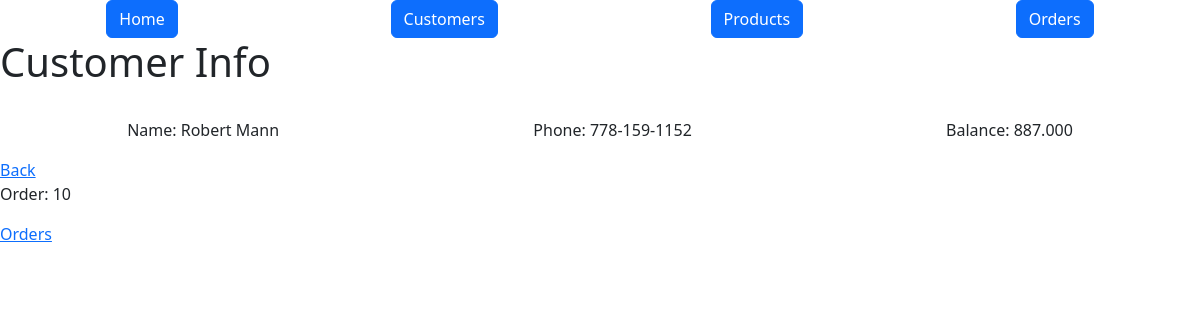
/customers/2, run on the app's committed database.
### models.py (models this page shows, shortened)
class Customer(db.Model):
    id = mapped_column(Integer, primary_key=True)
    name = mapped_column(String(200), nullable=False, unique=True)
    phone = mapped_column(String(20), nullable=False)
    balance = mapped_column(DECIMAL(10, 3), nullable=False, default=0)
    orders = relationship("Order", cascade="all, delete-orphan")

class Order(db.Model):
    id = mapped_column(Integer, primary_key=True)
    customer_id = mapped_column(Integer, ForeignKey(Customer.id), nullable=False)
    total = mapped_column(DECIMAL(10, 3), default=0)
    customer = relationship("Customer", back_populates="orders")
    items = relationship("ProductOrder", cascade="all, delete-orphan")
    created_at = mapped_column(DateTime, default=func.now())
    processed = mapped_column(DateTime, default=None, nullable=True)
    def total(self):
        total = 0
        for item in self.items:
            total += item.product.price * item.quantity
        math.floor(total)
        return total

### routes/html_bp.py (the view)
@htmls_bp.route("/customers/<int:id>", methods=["GET"])
def customer_info(id):
    customer = db.get_or_404(Customer, id)
    return render_template("customer.html", customer=customer)

### templates/customer.html
{% extends "base.html" %} {% block content %}
<h1>Customer Info</h1>
<br />
<div class="d-flex justify-content-around">
  <p>Name: {{customer.name}}</p>
  <p>Phone: {{customer.phone}}</p>
  <p>Balance: {{customer.balance}}</p>
</div>
<a href="{{url_for('html.customers_info')}}">Back</a>
{% for order in customer.orders %}
<p>Order: {{order.id}}</p>
<a href="{{url_for('html.orders_info', id=order.id)}}">Orders</a>
{%endfor%} {% endblock %}

### data on the page
Customer: name "Robert Mann", phone "778-159-1152", balance "887.000"
Order: id "10"
